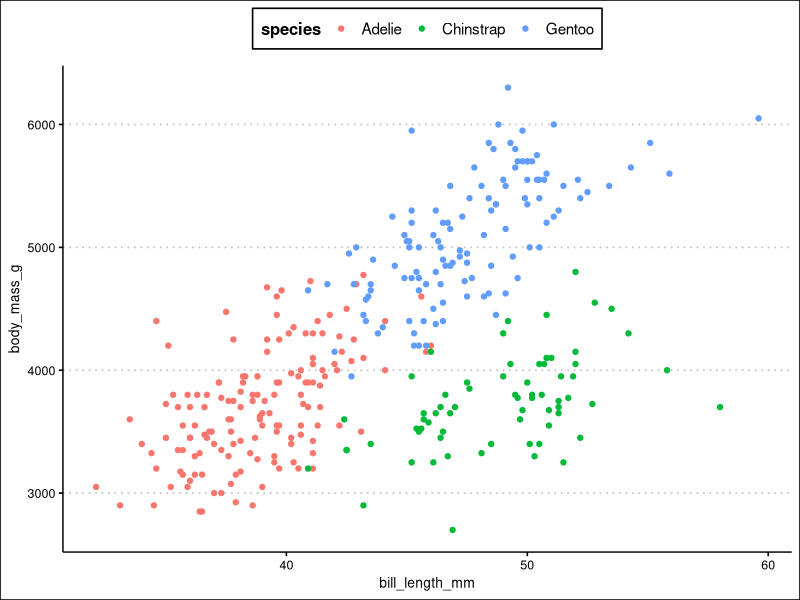

Recreate this plot in R.
## ---- chunk 1
library(ggplot2)
library(dplyr)
library(palmerpenguins)
library(ggthemes)
## ---- chunk 2
df <- penguins[complete.cases(penguins),]
head(df)
## ---- chunk 3
ggplot(df, aes(x = bill_length_mm, y = body_mass_g, color = species)) +
  geom_point() +
  theme_clean() +
  theme(legend.position = "top")
